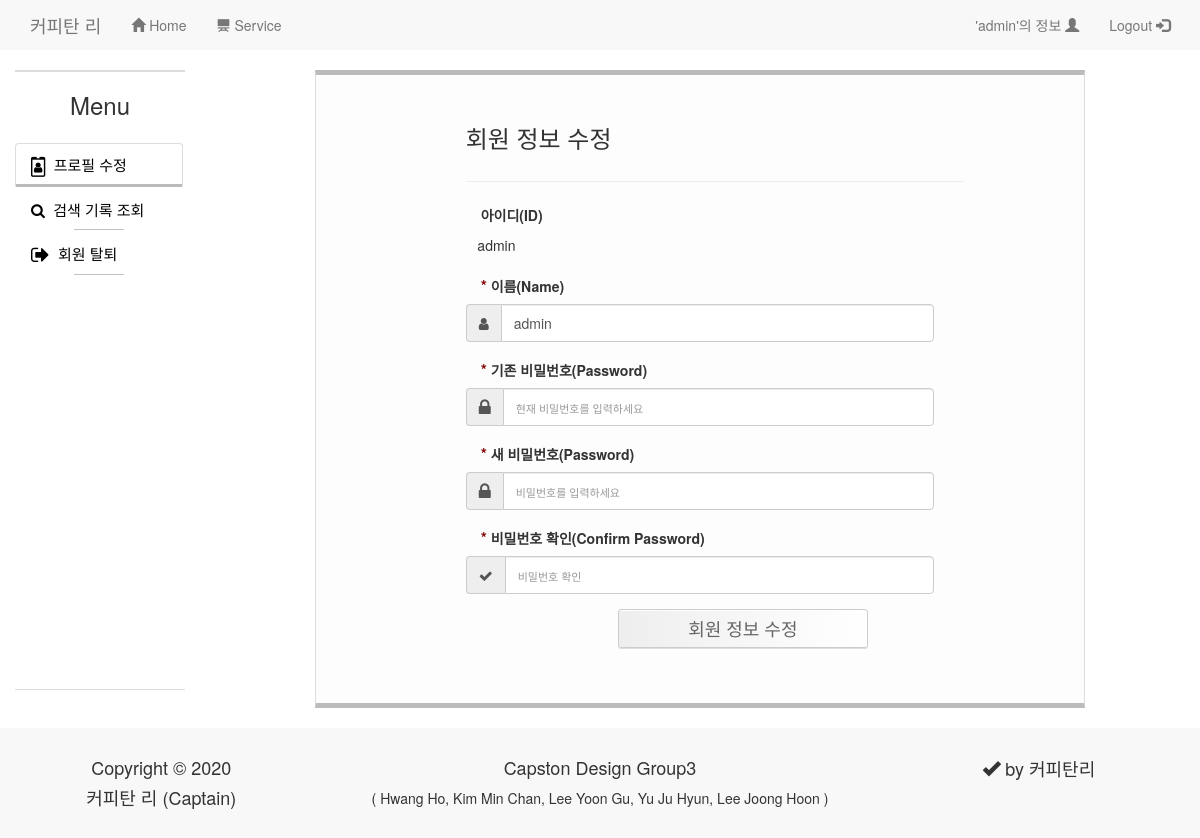
Before: /mypage/ (signed in) with the older database file.
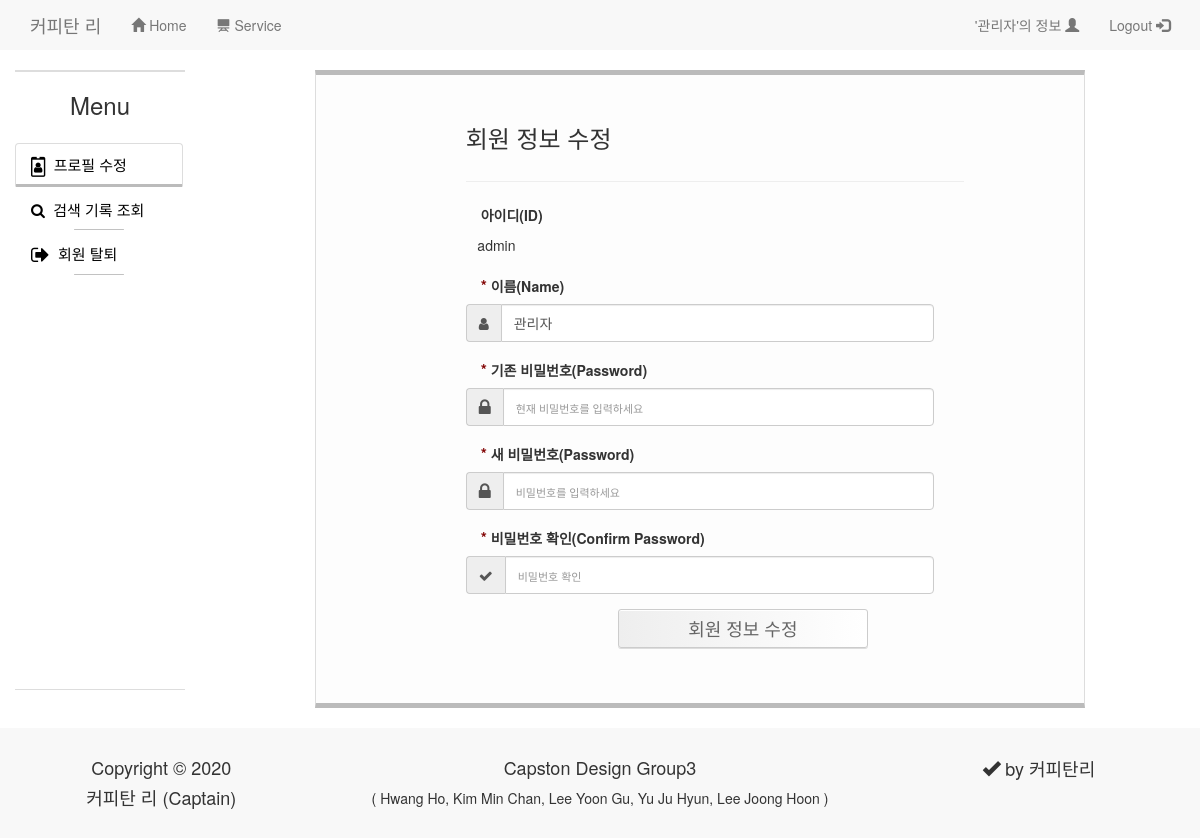
After: the same page with the newer database file.
### home/models.py (models this page shows, shortened)
class Profile(models.Model) :
    class MemberPermission(models.TextChoices):
        ADMIN = 'admin'
        MEMBER = 'member'
    user = models.OneToOneField(User, on_delete=models.CASCADE)
    name = models.CharField(max_length=20)
    permission = models.CharField(MemberPermission.choices, default=MemberPermission.MEMBER, max_length=10)
    class Meta:
        db_table = 'Profile'

### home/views.py (the view)
# urls.py: path("mypage/", views.mypage, name="mypage"),
def mypage(req):
    cur_user = req.user
    if cur_user.is_authenticated:
        user = Profile.objects.get(user=auth.get_user(req))
        return render(req, "mypage.html", {'user': user})
    else:
        messages.info(req, '로그인 후 이용가능합니다.')
        return redirect("home:index")

### home/templates/mypage.html (shortened to what this page needs)
<!DOCTYPE html>
<html>
	<head>
		{% load static %}
        <link rel="stylesheet" href="{% static 'css/mypage.css' %}">
		<link rel="stylesheet" href="{% static 'vendor/bootstrap/css/bootstrap.css' %}">
		<link rel="stylesheet" type="text/css" href="https://maxcdn.bootstrapcdn.com/font-awesome/4.7.0/css/font-awesome.min.css">
		<link rel="stylesheet" href="https://maxcdn.bootstrapcdn.com/bootstrap/3.3.7/css/bootstrap.min.css">
		<link href="https://unpkg.com/gijgo@1.9.11/css/gijgo.min.css" rel="stylesheet" type="text/css" />
	</head>
	<body>
        {% include 'nav.html' %}
	<br>
<div class="container-fluid">
    <div class="row">
           <div class="col-sm-2">
            <ul class="nav nav-tabs nav-stacked" style="height: 620px;">
            <h3 style="text-align: center; margin-bottom: 25px">Menu</h3>
              <li class="nav-item active">
                  <a class="nav-link active" data-toggle="tab" href="#Modify" style="color: black; font-size:15px; margin-top: 15px">
                 <i class="fa fa-id-badge fa-lg"></i>&nbsp;&nbsp;프로필 수정</a>
              </li>
              <li class="nav-item">
                <a class="nav-link" data-toggle="tab" href="#Record" style="color: black; font-size:15px">
                 <i class="fa fa-search"></i>&nbsp;&nbsp;검색 기록 조회</a>
              </li>
              <li class="nav-item">
                <a class="nav-link" data-toggle="tab" href="#Dismember" style="color: black; font-size:15px">
                 <i class="fa fa-sign-out fa-lg"></i>&nbsp;&nbsp;회원 탈퇴</a>
              </li>
            </ul>
            </div>
    <div class="col-sm-8 col-sm-offset-1">
        <div class="tab-content">
          <div class="tab-pane fade active in" id="Modify" style="width: 100%; height:568px;">
            <div class="row main">
                <div class="col-sm-8 col-sm-offset-2">
				<h3>회원 정보 수정</h3>
				<hr class="col-sm-12" style="color:white">
					<form class="update_form" method="post" action="{% url 'home:update' %}">
						<div class="form-group">
							<label class="cols-sm-2 control-label">아이디(ID)</label>
							<div class="cols-sm-10">
								<div class="input-group">
									<span>&nbsp;&nbsp;&nbsp;{{user.user}}</span>
								</div>
							</div>
						</div>
						<div class="form-group">
                            <label for="name" class="cols-sm-2 control-label"><span class=req>*</span>&nbsp;이름(Name)</label>
							<div class="cols-sm-10">
								<div class="input-group">
									<span class="input-group-addon"><i class="fas fa-user fa"></i></span>
									<input type="text" class="form-control" name="name" id="name"  value="{{user.name}}" placeholder="이름을 입력하세요."/>
								</div>
							</div>
						</div>
						<div class="form-group">
							<label for="origin_password" class="cols-sm-2 control-label"><span class=req>*</span>&nbsp;기존 비밀번호(Password)</label>
							<div class="cols-sm-10">
								<div class="input-group">
									<span class="input-group-addon"><i class="fa fa-lock fa-lg" aria-hidden="true"></i></span>
									<input type="password" class="form-control" name="origin_password" id="origin_password" placeholder="현재 비밀번호를 입력하세요"/>
								</div>
							</div>
						</div>
						<div class="form-group">
							<label for="password1" class="cols-sm-2 control-label"><span class=req>*</span>&nbsp;새 비밀번호(Password)</label>
							<div class="cols-sm-10">
								<div class="input-group">
									<span class="input-group-addon"><i class="fa fa-lock fa-lg" aria-hidden="true"></i></span>
									<input type="password" class="form-control" name="password1" id="password1" placeholder="비밀번호를 입력하세요"/>
								</div>
							</div>
						</div>
						<div class="form-group">
							<label for="password2" class="cols-sm-2 control-label"><span class=req>*</span>&nbsp;비밀번호 확인(Confirm Password)</label>
							<div class="cols-sm-10">
								<div class="input-group">
									<span class="input-group-addon"><i class="fa fa-check" aria-hidden="true"></i></span>
									<input type="password" class="form-control" name="password2" id="password2"  placeholder="비밀번호 확인"/>
								</div>
							</div>
						</div>
						<div class="form-group">
						    <div class="col-sm-6 col-sm-offset-3">
							 <input type="submit" class="base_button" value="회원 정보 수정"style="margin-top: 0px; width:250px; margin-left: 20px; font-size: large">
                            </div>
						</div>
					</form>
				</div>
			</div>
         </div>
        </div>
    </div>
    </div>
</div>
<br>
        {% include 'footer.html' %}
	</body>
</html>

### home/templates/nav.html (shortened to what this page needs)
<link href="//maxcdn.bootstrapcdn.com/bootstrap/3.3.6/css/bootstrap.min.css" type="text/css" rel="stylesheet">
    <nav class="nav navbar-default">
			<div class="container-fluid">
				<div class="nav-header">
					<a class="navbar-brand" href="{% url 'home:index' %}">커피탄 리</a>
				</div>
				<div class="collapse navbar-collapse" id="bs-example-navbar-collapse-1">
					<ul class="nav navbar-nav">
						<li><a href="{% url 'home:index' %}">
                            <span class="glyphicon glyphicon-home" aria-hidden="true"></span>
                            Home
                        </a></li>
						<li><a href="{% url 'recognition:recognition' %}">
                            <span class="glyphicon glyphicon-blackboard" aria-hidden="true"></span>
                            Service
                        </a></li>
					</ul>
                    <ul class="nav navbar-nav navbar-right">
						{% if user == None %}
                        <li><a href="{% url 'home:login' %}">
                            Login
                            <span class="glyphicon glyphicon-log-in" aria-hidden="true"></span>
                        </a></li>
						<li><a href="{% url 'home:register' %}">
                            Register
                            <span class="glyphicon glyphicon-user" aria-hidden="true"></span>
                        </a></li>
                        {% else %}
                            <li><a href="{% url 'home:mypage' %}">
                                '{{ user.name }}'의 정보
                                <span class="glyphicon glyphicon-user" aria-hidden="true"></span>
                            </a></li>
                            <li><a href="{% url 'home:logout' %}">
                                Logout
                                <span class="glyphicon glyphicon-log-in" aria-hidden="true"></span>
                            </a></li>
                        {% endif %}
					</ul>
				</div>
			</div>
		</nav>

### home/templates/footer.html
<footer style="background-color: #F8F8F8">
		<div class="container">
				<br>
				<div class="row">
					<div class="col-sm-3" style="text-align: center;"><h4>Copyright &copy; 2020</h4><h4>커피탄 리 (Captain)</h4></div>
					<div class="col-sm-6" style="text-align: center"><h4>Capston Design Group3</h4><p>( Hwang Ho, Kim Min Chan, Lee Yoon Gu, Yu Ju Hyun, Lee Joong Hoon )</p></div>
					<div class="col-sm-3"><h4 style="text-align: center;"><span class="glyphicon glyphicon-ok"></span>&nbsp;by 커피탄리</h4></div>
                    <br>
				</div>
			</div>
        <br>
</footer>

### static/css/mypage.css (style rules this page uses)
.form-group { margin-bottom: 20px; }
label { margin-bottom: 10px; margin-left:15px; }
input, input::-webkit-input-placeholder { font-size: 11px; padding-top: 3px; }
.form-control { height: auto!important; padding: 8px 12px !important; }
.base_button { border: 1px solid #ccc; margin-top: 28px; padding: 6px 12px; color: #666; cursor: pointer; margin-bottom: 28px; border-radius: 3px 3px; box-shadow: 0 1px #fff inset, 0 1px #ddd; background: #000000; background: linear-gradient(to right, #eeeeee 0%, #ffffff 100%); }
.req { color:maroon; font-size: 112%; }
.tab-content { background: #fdfdfd; line-height: 25px; border: 1px solid #ddd; border-top:5px solid #bbbbbb; border-bottom:5px solid #bbbbbb; padding:30px 25px; }
.nav-tabs { border-bottom: 2px solid #DDD; border-top: 2px solid #DDD; }
.nav-tabs > li > a::after { content: ""; background: #bbbbbb; height: 3px; position: absolute; width: 100%; left: 0px; bottom: -1px; transition: all 250ms ease 0s; transform: scale(0.3); }
.nav-tabs > li.active > a::after, .nav-tabs > li:hover > a::after { transform: scale(1); }

### home/templates/mypage.html (style rules this page uses)
body, html { height: 100%; background-repeat: no-repeat; font-family: 'Oxygen', sans-serif; background-size: cover; }

Changed rows visible on the page:
changed Profile "admin": name "admin" → "관리자"
